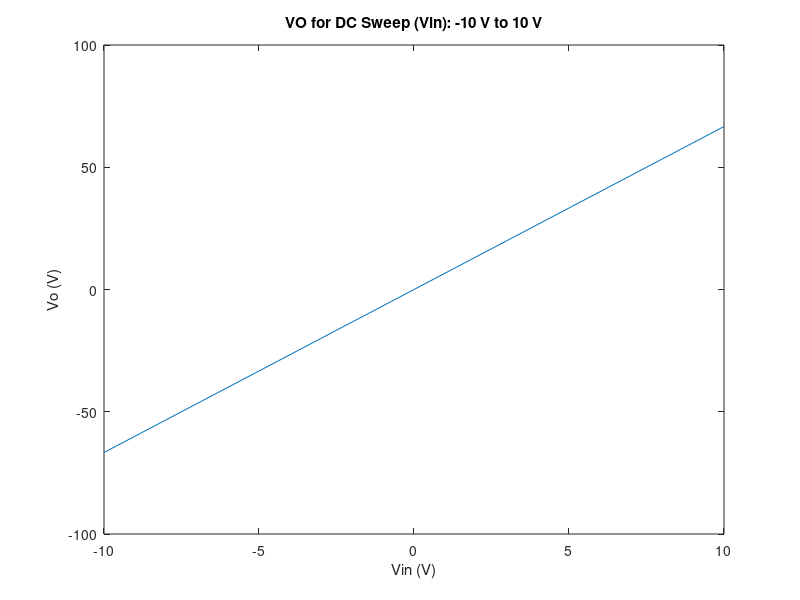
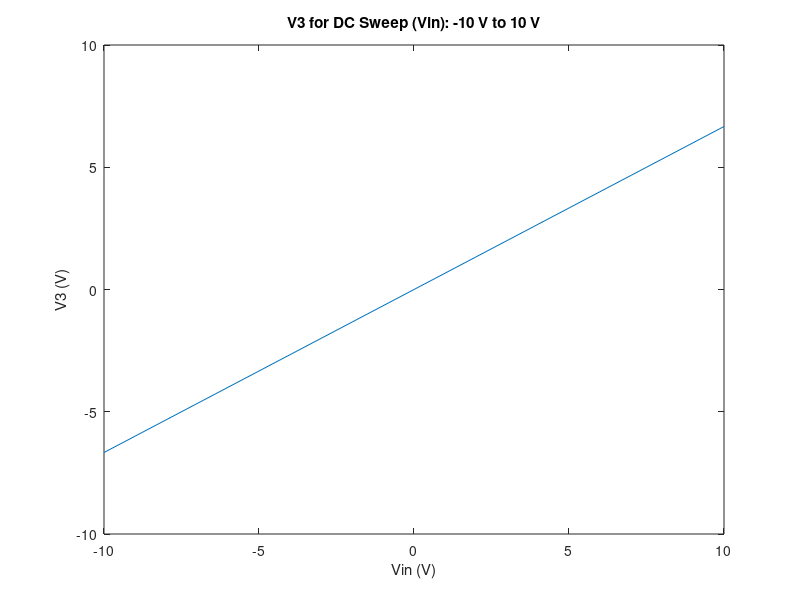
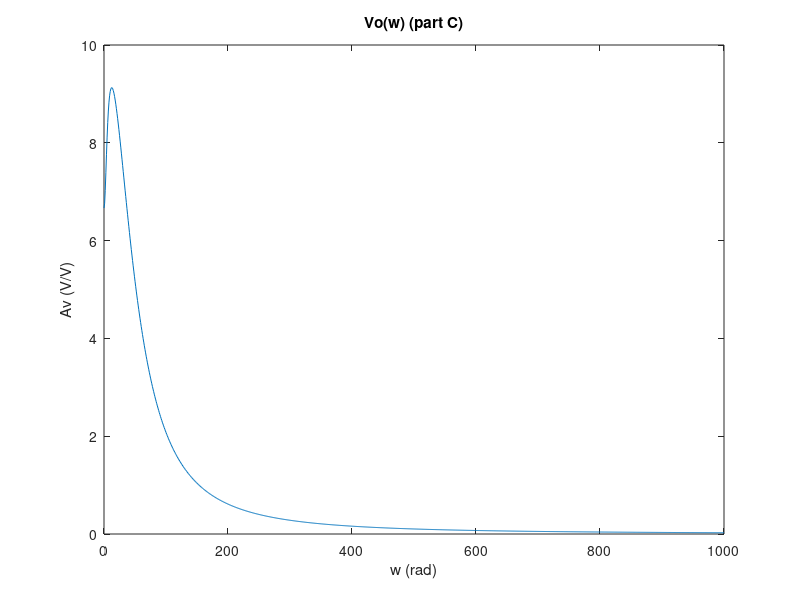
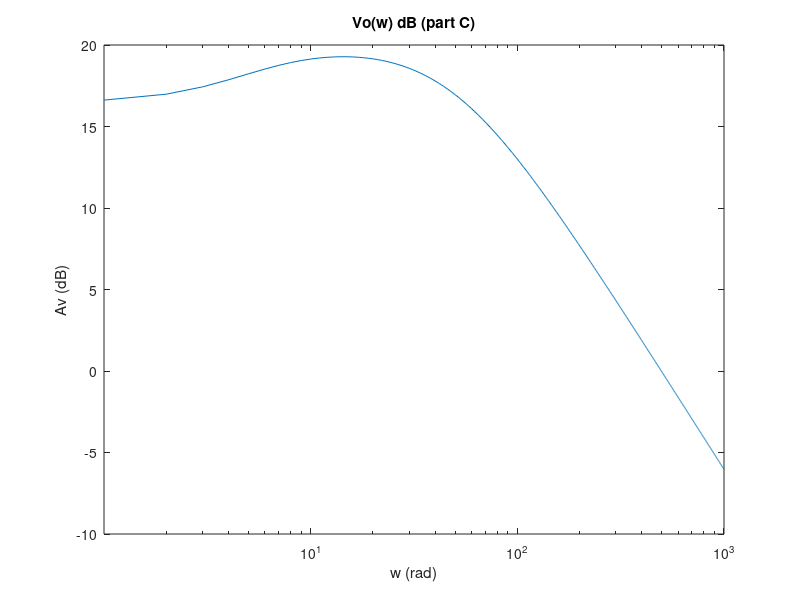

Source code (MATLAB) for these figures, in order:
%%
% ELEC 4700 Assignment 4 W2019
% Baldeep Kooner 101004107

%% Part 1: Diff. Eq & Matrix Formulation
%%
%{

N1:    i1 + i2 = 0
       i1 + [(V1-V2)/R1 + C(d(V1-V2)/dt)] = 0 
       V1 = Vin (1)
N2:   i2 + i3 + i4 = 0
      [(Vin-V2)/R1 + C(d(Vin-V2)/dt)] + V2/R2 + iL (2)
N3:   iL + i3 = 0
      iL + V3/R3 = 0 (3)
N4:   alpha*i3 + i4 = 0
      alpha*i3 + (V4-V5)/R4 = 0 (4)
      V4 = alpha*i3 (5)
N5:   i4 + i0 = 0 
      (V5-V4)/R4 + V0/R0 = 0 (6)

N1:
      i1 + [(V1-V2)G1 + (V1-V2)sC] = 0 (1)
      V1 = Vin (2)
N2: 
      [(V2-V1)G1 + (V2-V1)sC] + V2G2 + (V2-V3)sL (3)
N3: 
      (V3-V2)sL + V3G3 = 0 (4)
N4:   
      alpha*i3 + (V4-V5)G4 = 0 (5)
      V4 = alpha*i3 (6)
N5:   
      (V5-V4)G4 + V0G0 = 0 (7)

Where s = jw

    V1,     V2, IL,    V3,       V4,    Vo  <-- V matrix

G:
      1,     0,  0,     0,        0,     0 
    -G1, G1+G2,  0,     0,        0,     0 
      0,     1,  0,    -1,        0,     0 
      0,     0, -1,    G3,        0,     0 
      0,     0,  0, -a*G3,        1,     0  
      0,     0,  0,     0,      -G4, G4+GO 
    

C:
      0,       0,  0,  0,     0,   0, 
     -C,       C,  0,  0,     0,   0, 
      0,       0,  L,  0,     0,   0, 
      0,       0,  0,  0,     0,   0, 
      0,       0,  0,  0,     0,   0, 
      0,       0,  0,  0,     0,   0, 
     
%}

clear all
close all
clc

G = zeros(6, 6); 

%Resistances:
R1 = 1;
R2 = 2;
R3 = 10;
R4 = 0.1; 
R0 = 1000; 

%Conductances:
G1 = 1/R1;
G2 = 1/R2;
G3 = 1/R3;
G4 = 1/R4;
G0 = 1/R0;

%Additional Parameters:
alpha = 100;
Cval = 0.25;
L = 0.2;
vin = zeros(1, 20);
vo = zeros(1, 20);
v3 = zeros(1, 20);

G(1, 1) = 1;                                    % 1
G(2, 1) = -G1; G(2, 2) = G1 + G2;               % 2
G(3 ,2) = -1; G(3, 4) = 1;                      % iL
G(4, 3) = -1; G(4, 4) = G3;                     % 3
G(5, 5) = 1; G(5, 4) = -alpha*G3;               % 4
G(6, 6) = G4 + G0; G(6, 5) = -G4;               % 5

C = zeros(6);

C(2, 1) = -Cval; C(2, 2) = Cval;
C(3, 3) = L;
%%
% The G and C matrices were set as follows: 
G
C

%%
% The input was swept as a DC input from -10V to 10V. Both the output
% voltage and the voltage, V3, were plotted over this DC sweep.

F = zeros(1, 6);
v = -10;

for i = 1:21
    vin(i) = v;
    F(1) = vin(i);
    
    Vm = G\F';
    
    vo(i) = Vm(6);
    v3(i) = Vm(4);
    v = v + 1;
end


figure(1)
plot(vin, vo);
title('VO for DC Sweep (Vin): -10 V to 10 V');
xlabel('Vin (V)')
ylabel('Vo (V)')

figure(2)
plot(vin, v3)
title('V3 for DC Sweep (Vin): -10 V to 10 V')
xlabel('Vin (V)')
ylabel('V3 (V)')

%%
% Next, Vo was analyzed for an AC case. Therefore, the output was plotted
% against the angular frequency, and the dB gain was plotted. 

F(1) = 1;
vo2 = zeros(1, 1000); 
freq = linspace(0, 1000, 1000); % note: in radians
Av = zeros(1, 1000);
Avlog = zeros(1, 1000);

for i = 1:1000
    Vm2 = (G+1i*freq(i)*C)\F';
    vo2(i) = Vm2(6);
    Av(i) = vo2(i)/F(1);
    Avlog(i) = 20*log10(Av(i));
end 
figure(3)
plot(freq, Av)
title('Vo(w) (part C)')
xlabel('w (rad)')
ylabel('Av (V/V)')

figure(4)
semilogx(freq, Avlog)
xlim([0 1000])
title('Vo(w) dB (part C)')
xlabel('w (rad)')
ylabel('Av (dB)')

%%
% The AC case was plotted again where the gain was plotted as function of 
% random perturbations on C using a normal distribution with std = .05 at
% ? = ?. A histogram was made to demonstrate the changes in the gain.
w = pi;
Av2 = zeros(15, 1);
Cper = zeros(15, 1);
vo3 = zeros(1, 15);

for i = 1:1000
    C(2, 1) = normrnd(-Cval, 0.05); 
    C(2, 2) = normrnd(Cval, 0.05);
    C(3, 3) = normrnd(L, 0.05);
    Vm3 = (G+1i*w*C)\F';
    vo3(i) = Vm3(6);
    Av2(i) = vo3(i)/F(1);
end

figure(5)
hist(real(Av2), 25)
title('Gain Distribution for Normal Perturbations in C matrix')
xlabel('Gain at w = pi')

%% Part 2: Transient Circuit Simulation
% In this part, the circuit was analyzed in the time domain for various
% inputs for a time period of 1 second. The first input was a simple unit 
% step input that goes high after 0.03 seconds.

vin = zeros(1, 1000);
vo = zeros(1, 1000);
v3 = zeros(1, 1000);

G(1, 1) = 1;                                    % 1
G(2, 1) = -G1; G(2, 2) = G1 + G2;               % 2
G(3 ,2) = -1; G(3, 4) = 1;                      % iL
G(4, 3) = -1; G(4, 4) = G3;                     % 3
G(5, 5) = 1; G(5, 4) = -alpha*G3;               % 4
G(6, 6) = G4 + G0; G(6, 5) = -G4;               % 5

C = zeros(6);

C(2, 1) = -Cval; C(2, 2) = Cval;
C(3, 3) = L;
 
F = zeros(1, 6);

ii = 1; 


V = zeros(6,1);
for t = 0.001:0.001:1
    Vold = V;
    if t < 0.03
        vin(ii) = 0; 
        F(1) = 1; 
    else
        vin(ii) = 1;
        F(1) = 0; 
    end
    
    F(1) = vin(ii);
    A = (C / 0.001) + G;
    V = A \ ((C * Vold / 0.001) + F');
    
    vo(ii) = V(6);
    %v3(ii) = V(4);
    ii = ii + 1; 
end

t = 0.001 : 0.001 : 1;
figure(6);
plot(t, vin);
%title('(A) V1 vs t');
%ylabel('V1');
%xlabel('t');
hold on
plot(t, vo);
title('(A) V0 vs t for unit step input');
ylabel('V0 (red) Vin (blue)');
xlabel('t');
ylim([-2 10])

F = zeros(1, 6);

ii = 1; 

%%
% The second input was a sinusoidal input at a frequency of 1/0.03 Hz. 

V = zeros(6,1);

for t = 0.001:0.001:1
    Vold = V;
    vin2(ii) = sin(2*pi*(1/0.03) * t);
    
    F(1) = vin2(ii);
    A = (C / 0.001) + G;
    V = A \ ((C * Vold / 0.001) + F');
    
    vo2(ii) = V(6);
    %v3(ii) = V(4);
    ii = ii + 1; 
end

t = 0.001 : 0.001 : 1;
figure(7);
plot(t, vin2);
%title('(A) V1 vs t');
%ylabel('V1');
xlabel('t');
hold on
plot(t, vo2);
title('(A) V0 vs t for sinusoidal input');
ylabel('V0 (red) Vin (blue)');
xlabel('t');

%%
% The third input was a guassian pulse with a magnitude of 1, std dev. of 
% 0.03 seconds and a delay of 0.06 seconds.

A = zeros(6); 
F = zeros(1, 6);
v = -10;
ii = 1; 
dt = 1.0/1000; 
Vold = zeros(6,1);
V = zeros(6,1);

for t = 0.001:0.001:1
    Vold = V;
    vin3(ii) = exp(-0.5 * power(((t - 0.06) / (0.03)), 2)); % guassian pulse
    
    F(1) = vin3(ii);
    A = (C / 0.001) + G;
    V = A \ ((C * Vold / 0.001) + F');
    
    vo3(ii) = V(6);
    %v3(ii) = V(4);
    ii = ii + 1; 
end

t = 0.001 : 0.001 : 1;
figure(8);
plot(t, vin3);
%title('(A) V1 vs t');
%ylabel('V1');
xlabel('t');
hold on
plot(t, vo3);
title('(A) V0 vs t for guassian pulse input');
ylabel('V0 (red) Vin (blue)');
xlabel('t');

%%
% Next, the frequency content of each output and input that was analyzed in
% the previous part was plotted. 
 
% Frequency content for each input type:
% Unit step:
fo = fft(vo);
fs = (-1000/2:1000/2-1); 
p = abs(fftshift(fo)) .^ 2/1000;     
figure(9);
plot(fs,p);
title('Frequency Content of Vo for Unit Step Input');
hold on
fo = fft(vin);
fs = (-1000/2:1000/2-1); 
p = abs(fftshift(fo)) .^ 2/1000;     
plot(fs,p);
title('Frequency Content of Vo & Vin for Unit Step Input');
ylabel('Magnitude: Vin (red) Vo (blue)')
hold off

% Sine:
fo = fft(vo2);
fs = (-1000/2:1000/2-1); 
p = abs(fftshift(fo)) .^ 2/1000;     
figure(10);
plot(fs,p);
hold on
fo = fft(vin2);
fs = (-1000/2:1000/2-1); 
p = abs(fftshift(fo)) .^ 2/1000;     
plot(fs,p);
title('Frequency Content of Vo & Vin for Sinusoidal Input');
ylabel('Magnitude: Vin (red) Vo (blue)')
hold off

% Guassian
fo = fft(vo3);
fs = (-1000/2:1000/2-1); 
p = abs(fftshift(fo)) .^ 2/1000;     
figure(11);
plot(fs,p);
hold on
fo = fft(vin3);
fs = (-1000/2:1000/2-1); 
p = abs(fftshift(fo)) .^ 2/1000;     
plot(fs,p);
title('Frequency Content of Vo & Vin for Guassian pulse Input');
ylabel('Magnitude: Vin (red) Vo (blue)')
hold off

%% Part 3: Circuit With Noise
% In this section, a current source and capacitor was added in parallel
% with R3 to simulate noise. Therefore, a new G and C matrix was
% formulated.

Cn = 0.00001; 

G(1, 1) = 1;                                    % 1
G(2, 1) = -G1; G(2, 2) = G1 + G2;               % 2
G(3 ,2) = -1; G(3, 4) = 1;                      % iL
G(4, 3) = -1; G(4, 4) = G3; G(4, 7) = 1;        % 3
G(5, 5) = 1; G(5, 4) = -alpha*G3;               % 4
G(6, 6) = G4 + G0; G(6, 5) = -G4;               % 5
G(7, 7) = 1;                                    % In

C = zeros(7);

C(2, 1) = -Cval; C(2, 2) = Cval;
C(3, 3) = L;
C(4, 4) = Cn; 

A = zeros(7); 
F = zeros(1, 7);
ii = 1; 
dt = 1.0/1000; 
Vold = zeros(7,1);
V = zeros(7,1);

for t = 0.001:0.001:1
    Vold = V;
    vin4(ii) = exp(-0.5 * power(((t - 0.06) / (0.03)), 2)); % guassian pulse
    In = randn * 0.001;
    F(7) = In; 
    F(1) = vin4(ii);
    A = (C / 0.001) + G;
    V = A \ ((C * Vold / 0.001) + F');
    
    vo4(ii) = V(6);
    %v3(ii) = V(4);
    ii = ii + 1; 
end

t = 0.001 : 0.001 : 1;
figure(12);
plot(t, vin4);
%title('(A) V1 vs t');
%ylabel('V1');
xlabel('t');
hold on
plot(t, vo4);
title('(A) V0 vs t for guassian pulse input with noise');
ylabel('V0 (red) Vin (blue)');
xlabel('t');
hold off

% Guassian with noise
fo = fft(vo4);
fs = (-1000/2:1000/2-1); 
p = abs(fftshift(fo)) .^ 2/1000;     
figure(13);
plot(fs,p);
hold on
fo = fft(vin4);
fs = (-1000/2:1000/2-1); 
p = abs(fftshift(fo)) .^ 2/1000;     
plot(fs,p);
title('Frequency Content of Vo & Vin for Guassian pulse Input with noise');
ylabel('Magnitude: Vin (red) Vo (blue)')
hold off

%%
% Next, the value of the newly added capacitor was varied to analyze its
% effect on the bandwidth. 

C(4, 4) = 0.0001; 

A = zeros(7); 
F = zeros(1, 7);
ii = 1; 
dt = 1.0/1000; 
Vold = zeros(7,1);
V = zeros(7,1);

for t = 0.001:0.001:1
    Vold = V;
    vin5(ii) = exp(-0.5 * power(((t - 0.06) / (0.03)), 2)); % guassian pulse
    In = randn * 0.001;
    F(7) = In; 
    F(1) = vin5(ii);
    A = (C / 0.001) + G;
    V = A \ ((C * Vold / 0.001) + F');
    
    vo5(ii) = V(6);
    %v3(ii) = V(4);
    ii = ii + 1; 
end

t = 0.001 : 0.001 : 1;
figure(14);
plot(t, vin5);
%title('(A) V1 vs t');
%ylabel('V1');
xlabel('t');
hold on
plot(t, vo5);
title('(A) V0 vs t for guassian pulse input with noise (Cn = 0.0001)');
ylabel('V0 (red) Vin (blue)');
xlabel('t');
hold off

% Guassian with noise
fo = fft(vo5);
fs = (-1000/2:1000/2-1); 
p = abs(fftshift(fo)) .^ 2/1000;     
figure(15);
plot(fs,p);
hold on
fo = fft(vin5);
fs = (-1000/2:1000/2-1); 
p = abs(fftshift(fo)) .^ 2/1000;     
plot(fs,p);
title('Frequency Content of Vo & Vin for Guassian pulse Input with noise (Cn = 0.0001)');
ylabel('Magnitude: Vin (red) Vo (blue)')
hold off

C(4, 4) = 0.001; 

A = zeros(7); 
F = zeros(1, 7);
ii = 1; 
dt = 1.0/1000; 
Vold = zeros(7,1);
V = zeros(7,1);

for t = 0.001:0.001:1
    Vold = V;
    vin6(ii) = exp(-0.5 * power(((t - 0.06) / (0.03)), 2)); % guassian pulse
    In = randn * 0.001;
    F(7) = In; 
    F(1) = vin6(ii);
    A = (C / 0.001) + G;
    V = A \ ((C * Vold / 0.001) + F');
    
    vo6(ii) = V(6);
    %v3(ii) = V(4);
    ii = ii + 1; 
end

t = 0.001 : 0.001 : 1;
figure(16);
plot(t, vin4);
%title('(A) V1 vs t');
%ylabel('V1');
xlabel('t');
hold on
plot(t, vo6);
title('(A) V0 vs t for guassian pulse input with noise (Cn = 0.001)');
ylabel('V0 (red) Vin (blue)');
xlabel('t');
hold off

% Guassian with noise
fo = fft(vo6);
fs = (-1000/2:1000/2-1); 
p = abs(fftshift(fo)) .^ 2/1000;     
figure(17);
plot(fs,p);
hold on
fo = fft(vin6);
fs = (-1000/2:1000/2-1); 
p = abs(fftshift(fo)) .^ 2/1000;     
plot(fs,p);
title('Frequency Content of Vo & Vin for Guassian pulse Input with noise (Cn = 0.001)');
ylabel('Magnitude: Vin (red) Vo (blue)')
hold off

C(4, 4) = 0.01; 

A = zeros(7); 
F = zeros(1, 7);
ii = 1; 
dt = 1.0/1000; 
Vold = zeros(7,1);
V = zeros(7,1);

for t = 0.001:0.001:1
    Vold = V;
    vin7(ii) = exp(-0.5 * power(((t - 0.06) / (0.03)), 2)); % guassian pulse
    In = randn * 0.001;
    F(7) = In; 
    F(1) = vin7(ii);
    A = (C / 0.001) + G;
    V = A \ ((C * Vold / 0.001) + F');
    
    vo7(ii) = V(6);
    %v3(ii) = V(4);
    ii = ii + 1; 
end

t = 0.001 : 0.001 : 1;
figure(18);
plot(t, vin7);
%title('(A) V1 vs t');
%ylabel('V1');
xlabel('t');
hold on
plot(t, vo7);
title('(A) V0 vs t for guassian pulse input with noise (Cn = 0.01)');
ylabel('V0 (red) Vin (blue)');
xlabel('t');
hold off

% Guassian with noise
fo = fft(vo7);
fs = (-1000/2:1000/2-1); 
p = abs(fftshift(fo)) .^ 2/1000;     
figure(19);
plot(fs,p);
hold on
fo = fft(vin7);
fs = (-1000/2:1000/2-1); 
p = abs(fftshift(fo)) .^ 2/1000;     
plot(fs,p);
title('Frequency Content of Vo & Vin for Guassian pulse Input with noise (Cn = 0.01)');
ylabel('Magnitude: Vin (red) Vo (blue)')
hold off

%%
% The capacitance begins to more clearly affect the bandwidth when the
% value approached 0.01 F. For this value, the bandwidth decreased, evident
% in comparing the frequency spectrums for this case (see figure 19) and
% the previous cases (see figures 17 and 15). The simulation results
% suggest that the bandwidth decreases as the capacitance increases. 

%% 
% Next, the number of timesteps were varied. 

C(4, 4) = 0.00001; 

A = zeros(7); 
F = zeros(1, 7);
ii = 1; 
dt = 1.0/100; 
Vold = zeros(7,1);
V = zeros(7,1);

for t = 0.001:0.01:1
    Vold = V;
    vin8(ii) = exp(-0.5 * power(((t - 0.06) / (0.03)), 2)); % guassian pulse
    In = randn * 0.001;
    F(7) = In; 
    F(1) = vin8(ii);
    A = (C / 0.01) + G;
    V = A \ ((C * Vold / 0.01) + F');
    
    vo8(ii) = V(6);
    %v3(ii) = V(4);
    ii = ii + 1; 
end

t = 0.001 : 0.01 : 1;
figure(20);
plot(t, vin8);
%title('(A) V1 vs t');
%ylabel('V1');
xlabel('t');
hold on
plot(t, vo8);
title('(A) V0 vs t for guassian pulse input with noise (100 timesteps)');
ylabel('V0 (red) Vin (blue)');
xlabel('t');
hold off

A = zeros(7); 
F = zeros(1, 7);
ii = 1; 
dt = 1.0/10000; 
Vold = zeros(7,1);
V = zeros(7,1);

for t = 0.001:0.0001:1
    Vold = V;
    vin9(ii) = exp(-0.5 * power(((t - 0.06) / (0.03)), 2)); % guassian pulse
    In = randn * 0.001;
    F(7) = In; 
    F(1) = vin9(ii);
    A = (C / 0.0001) + G;
    V = A \ ((C * Vold / 0.0001) + F');
    
    vo9(ii) = V(6);
    %v3(ii) = V(4);
    ii = ii + 1; 
end

t = 0.001 : 0.0001 : 1;
figure(21);
plot(t, vin9);
%title('(A) V1 vs t');
%ylabel('V1');
xlabel('t');
hold on
plot(t, vo9);
title('(A) V0 vs t for guassian pulse input with noise (10000 timesteps)');
ylabel('V0 (red) Vin (blue)');
xlabel('t');
hold off


%% Non-linearity
% In order to solve for a non-linear transconductance equation for the
% voltage source on the output stage, a new B matrix would need to be
% implemented. In addition, a jacobian matrix may be implemented in the
% program for the derivatives, which may present nested loops. Also, a H 
% matrix would be required in order to solve for the V matrix. 





